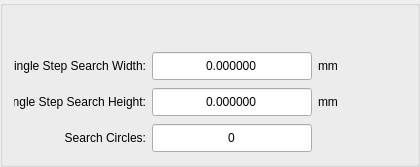
            <widget class="ISTAR::GUI::GroupBox" name="gb_upLevelMarkSearch">
             <property name="minimumSize">
              <size>
               <width>420</width>
               <height>0</height>
              </size>
             </property>
             <property name="maximumSize">
              <size>
               <width>420</width>
               <height>16777215</height>
              </size>
             </property>
             <property name="styleSheet">
              <string notr="true"/>
             </property>
             <layout class="QGridLayout" name="gridLayout_13">
              <property name="topMargin">
               <number>45</number>
              </property>
              <property name="rightMargin">
               <number>9</number>
              </property>
              <property name="spacing">
               <number>6</number>
              </property>
              <item row="0" column="0">
               <widget class="QLabel" name="label_19">
                <property name="minimumSize">
                 <size>
                  <width>120</width>
                  <height>30</height>
                 </size>
                </property>
                <property name="maximumSize">
                 <size>
                  <width>16777215</width>
                  <height>30</height>
                 </size>
                </property>
                <property name="text">
                 <string>Single Step Search Width:</string>
                </property>
                <property name="alignment">
                 <set>Qt::AlignRight|Qt::AlignTrailing|Qt::AlignVCenter</set>
                </property>
               </widget>
              </item>
              <item row="0" column="2">
               <widget class="QLabel" name="label_10">
                <property name="text">
                 <string>mm</string>
                </property>
               </widget>
              </item>
              <item row="1" column="0">
               <widget class="QLabel" name="label_20">
                <property name="minimumSize">
                 <size>
                  <width>120</width>
                  <height>30</height>
                 </size>
                </property>
                <property name="maximumSize">
                 <size>
                  <width>16777215</width>
                  <height>30</height>
                 </size>
                </property>
                <property name="text">
                 <string>Single Step Search Height:</string>
                </property>
                <property name="alignment">
                 <set>Qt::AlignRight|Qt::AlignTrailing|Qt::AlignVCenter</set>
                </property>
               </widget>
              </item>
              <item row="0" column="1">
               <widget class="QDoubleSpinBox" name="dsb_upLevelMarkSearch_width">
                <property name="minimumSize">
                 <size>
                  <width>160</width>
                  <height>30</height>
                 </size>
                </property>
                <property name="maximumSize">
                 <size>
                  <width>16777215</width>
                  <height>30</height>
                 </size>
                </property>
                <property name="alignment">
                 <set>Qt::AlignCenter</set>
                </property>
                <property name="buttonSymbols">
                 <enum>QAbstractSpinBox::NoButtons</enum>
                </property>
                <property name="decimals">
                 <number>6</number>
                </property>
                <property name="maximum">
                 <double>999.999000000000024</double>
                </property>
               </widget>
              </item>
              <item row="1" column="1">
               <widget class="QDoubleSpinBox" name="dsb_upLevelMarkSearch_height">
                <property name="minimumSize">
                 <size>
                  <width>160</width>
                  <height>30</height>
                 </size>
                </property>
                <property name="maximumSize">
                 <size>
                  <width>160</width>
                  <height>30</height>
                 </size>
                </property>
                <property name="alignment">
                 <set>Qt::AlignCenter</set>
                </property>
                <property name="buttonSymbols">
                 <enum>QAbstractSpinBox::NoButtons</enum>
                </property>
                <property name="decimals">
                 <number>6</number>
                </property>
                <property name="minimum">
                 <double>0.000000000000000</double>
                </property>
                <property name="maximum">
                 <double>9999.000000000000000</double>
                </property>
               </widget>
              </item>
              <item row="2" column="1">
               <widget class="QDoubleSpinBox" name="dsb_upLevelMarkSearch_circles">
                <property name="minimumSize">
                 <size>
                  <width>160</width>
                  <height>30</height>
                 </size>
                </property>
                <property name="maximumSize">
                 <size>
                  <width>160</width>
                  <height>30</height>
                 </size>
                </property>
                <property name="alignment">
                 <set>Qt::AlignCenter</set>
                </property>
                <property name="buttonSymbols">
                 <enum>QAbstractSpinBox::NoButtons</enum>
                </property>
                <property name="decimals">
                 <number>0</number>
                </property>
                <property name="minimum">
                 <double>0.000000000000000</double>
                </property>
                <property name="maximum">
                 <double>9999.000000000000000</double>
                </property>
               </widget>
              </item>
              <item row="1" column="2">
               <widget class="QLabel" name="label_22">
                <property name="minimumSize">
                 <size>
                  <width>90</width>
                  <height>30</height>
                 </size>
                </property>
                <property name="maximumSize">
                 <size>
                  <width>90</width>
                  <height>30</height>
                 </size>
                </property>
                <property name="text">
                 <string>mm</string>
                </property>
               </widget>
              </item>
              <item row="2" column="0">
               <widget class="QLabel" name="label_21">
                <property name="minimumSize">
                 <size>
                  <width>120</width>
                  <height>30</height>
                 </size>
                </property>
                <property name="maximumSize">
                 <size>
                  <width>16777215</width>
                  <height>30</height>
                 </size>
                </property>
                <property name="text">
                 <string>Search Circles:</string>
                </property>
                <property name="alignment">
                 <set>Qt::AlignRight|Qt::AlignTrailing|Qt::AlignVCenter</set>
                </property>
               </widget>
              </item>
             </layout>
            </widget>
